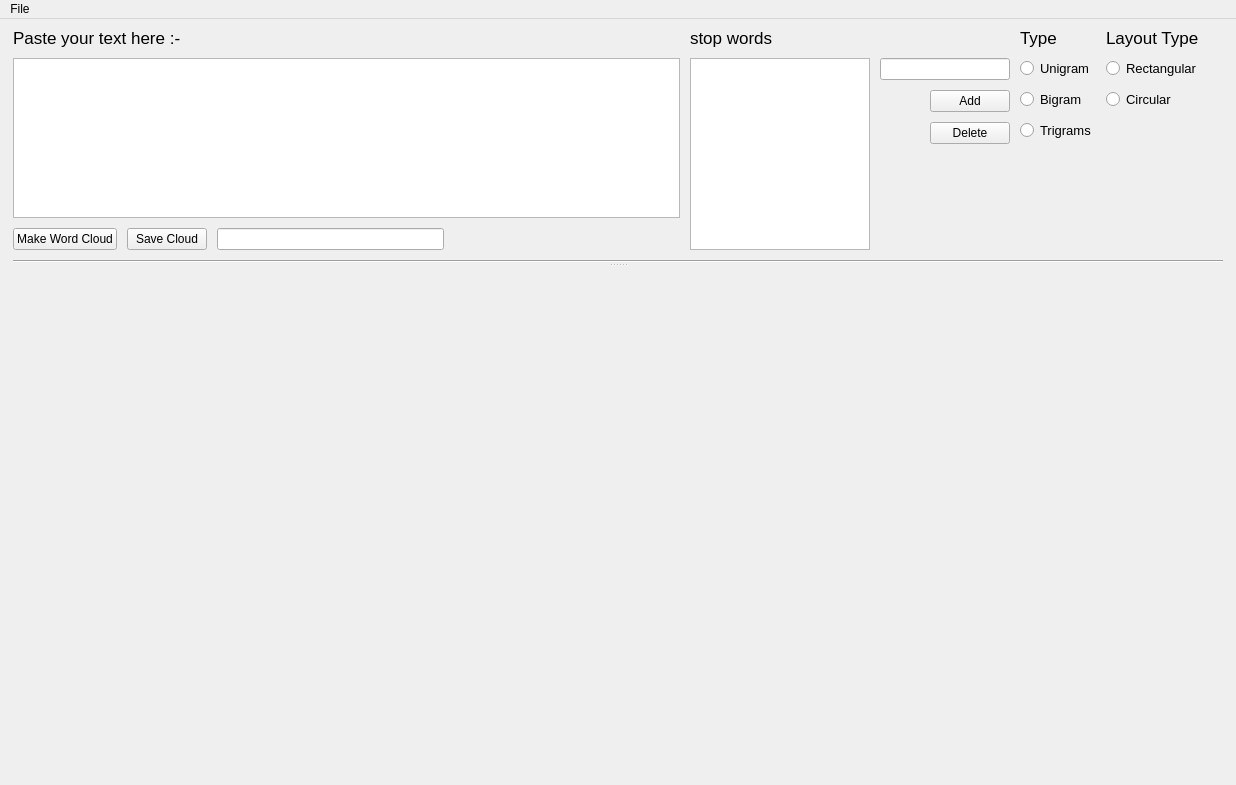
<?xml version="1.0" encoding="UTF-8"?>
<ui version="4.0">
 <class>MainWindow</class>
 <widget class="QMainWindow" name="MainWindow">
  <property name="geometry">
   <rect>
    <x>0</x>
    <y>0</y>
    <width>1236</width>
    <height>785</height>
   </rect>
  </property>
  <property name="minimumSize">
   <size>
    <width>1236</width>
    <height>648</height>
   </size>
  </property>
  <property name="windowTitle">
   <string>WordCloudGenerator</string>
  </property>
  <property name="windowIcon">
   <iconset resource="Icons.qrc">
    <normaloff>:/wordcloud/wc.png</normaloff>:/wordcloud/wc.png</iconset>
  </property>
  <widget class="QWidget" name="centralwidget">
   <layout class="QGridLayout" name="gridLayout">
    <item row="0" column="0">
     <widget class="QSplitter" name="splitter">
      <property name="orientation">
       <enum>Qt::Vertical</enum>
      </property>
      <property name="childrenCollapsible">
       <bool>false</bool>
      </property>
      <widget class="QWidget" name="layoutWidget">
       <layout class="QVBoxLayout" name="verticalLayout" stretch="0,0">
        <property name="spacing">
         <number>10</number>
        </property>
        <property name="sizeConstraint">
         <enum>QLayout::SetMaximumSize</enum>
        </property>
        <property name="leftMargin">
         <number>4</number>
        </property>
        <property name="rightMargin">
         <number>4</number>
        </property>
        <item>
         <layout class="QHBoxLayout" name="horizontalLayout">
          <property name="sizeConstraint">
           <enum>QLayout::SetDefaultConstraint</enum>
          </property>
          <item>
           <layout class="QGridLayout" name="gridLayout1">
            <property name="sizeConstraint">
             <enum>QLayout::SetFixedSize</enum>
            </property>
            <item row="0" column="0" colspan="4">
             <widget class="QLabel" name="label">
              <property name="sizePolicy">
               <sizepolicy hsizetype="Preferred" vsizetype="Fixed">
                <horstretch>0</horstretch>
                <verstretch>0</verstretch>
               </sizepolicy>
              </property>
              <property name="maximumSize">
               <size>
                <width>16777215</width>
                <height>25</height>
               </size>
              </property>
              <property name="font">
               <font>
                <pointsize>13</pointsize>
               </font>
              </property>
              <property name="text">
               <string>Paste your text here :-</string>
              </property>
             </widget>
            </item>
            <item row="3" column="0">
             <widget class="QPushButton" name="makeCloud">
              <property name="sizePolicy">
               <sizepolicy hsizetype="Fixed" vsizetype="Fixed">
                <horstretch>0</horstretch>
                <verstretch>0</verstretch>
               </sizepolicy>
              </property>
              <property name="maximumSize">
               <size>
                <width>16777215</width>
                <height>30</height>
               </size>
              </property>
              <property name="layoutDirection">
               <enum>Qt::LeftToRight</enum>
              </property>
              <property name="text">
               <string>Make Word Cloud</string>
              </property>
             </widget>
            </item>
            <item row="3" column="2">
             <widget class="QLineEdit" name="saveCLoudName"/>
            </item>
            <item row="3" column="3">
             <spacer name="horizontalSpacer_2">
              <property name="orientation">
               <enum>Qt::Horizontal</enum>
              </property>
              <property name="sizeHint" stdset="0">
               <size>
                <width>40</width>
                <height>20</height>
               </size>
              </property>
             </spacer>
            </item>
            <item row="3" column="1">
             <widget class="QPushButton" name="saveCloud">
              <property name="text">
               <string>Save Cloud</string>
              </property>
             </widget>
            </item>
            <item row="1" column="0" colspan="4">
             <widget class="QPlainTextEdit" name="textInput">
              <property name="maximumSize">
               <size>
                <width>10000</width>
                <height>400</height>
               </size>
              </property>
              <property name="layoutDirection">
               <enum>Qt::LeftToRight</enum>
              </property>
             </widget>
            </item>
           </layout>
          </item>
          <item>
           <layout class="QGridLayout" name="gridLayout2">
            <item row="0" column="0">
             <widget class="QLabel" name="label_3">
              <property name="sizePolicy">
               <sizepolicy hsizetype="Preferred" vsizetype="Fixed">
                <horstretch>0</horstretch>
                <verstretch>0</verstretch>
               </sizepolicy>
              </property>
              <property name="maximumSize">
               <size>
                <width>16777215</width>
                <height>30</height>
               </size>
              </property>
              <property name="font">
               <font>
                <pointsize>13</pointsize>
               </font>
              </property>
              <property name="text">
               <string>stop words</string>
              </property>
             </widget>
            </item>
            <item row="1" column="0">
             <layout class="QGridLayout" name="gridLayout_4">
              <item row="0" column="1">
               <layout class="QGridLayout" name="gridLayout_3">
                <item row="0" column="0" colspan="2">
                 <widget class="QLineEdit" name="stopWordInput">
                  <property name="enabled">
                   <bool>true</bool>
                  </property>
                  <property name="sizePolicy">
                   <sizepolicy hsizetype="Expanding" vsizetype="Fixed">
                    <horstretch>0</horstretch>
                    <verstretch>0</verstretch>
                   </sizepolicy>
                  </property>
                 </widget>
                </item>
                <item row="1" column="0">
                 <spacer name="horizontalSpacer">
                  <property name="orientation">
                   <enum>Qt::Horizontal</enum>
                  </property>
                  <property name="sizeType">
                   <enum>QSizePolicy::Fixed</enum>
                  </property>
                  <property name="sizeHint" stdset="0">
                   <size>
                    <width>40</width>
                    <height>20</height>
                   </size>
                  </property>
                 </spacer>
                </item>
                <item row="1" column="1">
                 <widget class="QPushButton" name="addStopWord">
                  <property name="text">
                   <string>Add</string>
                  </property>
                 </widget>
                </item>
                <item row="2" column="1">
                 <widget class="QPushButton" name="deleteStopWord">
                  <property name="text">
                   <string>Delete</string>
                  </property>
                 </widget>
                </item>
                <item row="3" column="1">
                 <spacer name="verticalSpacer_2">
                  <property name="orientation">
                   <enum>Qt::Vertical</enum>
                  </property>
                  <property name="sizeType">
                   <enum>QSizePolicy::Expanding</enum>
                  </property>
                  <property name="sizeHint" stdset="0">
                   <size>
                    <width>20</width>
                    <height>40</height>
                   </size>
                  </property>
                 </spacer>
                </item>
               </layout>
              </item>
              <item row="0" column="0">
               <widget class="QListWidget" name="stopWordList">
                <property name="sizePolicy">
                 <sizepolicy hsizetype="Fixed" vsizetype="Fixed">
                  <horstretch>0</horstretch>
                  <verstretch>0</verstretch>
                 </sizepolicy>
                </property>
                <property name="maximumSize">
                 <size>
                  <width>180</width>
                  <height>400</height>
                 </size>
                </property>
               </widget>
              </item>
             </layout>
            </item>
           </layout>
          </item>
          <item>
           <layout class="QGridLayout" name="gridLayout3">
            <item row="4" column="0">
             <spacer name="verticalSpacer_5">
              <property name="orientation">
               <enum>Qt::Vertical</enum>
              </property>
              <property name="sizeType">
               <enum>QSizePolicy::Expanding</enum>
              </property>
              <property name="sizeHint" stdset="0">
               <size>
                <width>74</width>
                <height>40</height>
               </size>
              </property>
             </spacer>
            </item>
            <item row="0" column="0">
             <widget class="QLabel" name="label_2">
              <property name="enabled">
               <bool>true</bool>
              </property>
              <property name="sizePolicy">
               <sizepolicy hsizetype="Preferred" vsizetype="Fixed">
                <horstretch>0</horstretch>
                <verstretch>0</verstretch>
               </sizepolicy>
              </property>
              <property name="font">
               <font>
                <pointsize>13</pointsize>
               </font>
              </property>
              <property name="text">
               <string>Type </string>
              </property>
             </widget>
            </item>
            <item row="3" column="0">
             <widget class="QRadioButton" name="trigramRB">
              <property name="font">
               <font>
                <pointsize>10</pointsize>
               </font>
              </property>
              <property name="text">
               <string>Trigrams</string>
              </property>
              <attribute name="buttonGroup">
               <string notr="true">buttonGroup</string>
              </attribute>
             </widget>
            </item>
            <item row="1" column="0">
             <widget class="QRadioButton" name="unigramRB">
              <property name="sizePolicy">
               <sizepolicy hsizetype="Preferred" vsizetype="Fixed">
                <horstretch>0</horstretch>
                <verstretch>0</verstretch>
               </sizepolicy>
              </property>
              <property name="font">
               <font>
                <pointsize>10</pointsize>
               </font>
              </property>
              <property name="text">
               <string>Unigram</string>
              </property>
              <attribute name="buttonGroup">
               <string notr="true">buttonGroup</string>
              </attribute>
             </widget>
            </item>
            <item row="2" column="0">
             <widget class="QRadioButton" name="bigramRB">
              <property name="font">
               <font>
                <pointsize>10</pointsize>
               </font>
              </property>
              <property name="text">
               <string>Bigram</string>
              </property>
              <attribute name="buttonGroup">
               <string notr="true">buttonGroup</string>
              </attribute>
             </widget>
            </item>
           </layout>
          </item>
          <item>
           <layout class="QGridLayout" name="gridLayout4">
            <item row="2" column="0">
             <widget class="QRadioButton" name="circularRB">
              <property name="font">
               <font>
                <pointsize>10</pointsize>
               </font>
              </property>
              <property name="text">
               <string>Circular</string>
              </property>
             </widget>
            </item>
            <item row="1" column="0">
             <widget class="QRadioButton" name="rectangularRB">
              <property name="font">
               <font>
                <pointsize>10</pointsize>
               </font>
              </property>
              <property name="text">
               <string>Rectangular</string>
              </property>
             </widget>
            </item>
            <item row="0" column="0">
             <widget class="QLabel" name="label_4">
              <property name="sizePolicy">
               <sizepolicy hsizetype="Fixed" vsizetype="Fixed">
                <horstretch>0</horstretch>
                <verstretch>0</verstretch>
               </sizepolicy>
              </property>
              <property name="font">
               <font>
                <pointsize>13</pointsize>
               </font>
              </property>
              <property name="text">
               <string>Layout Type</string>
              </property>
             </widget>
            </item>
            <item row="3" column="0">
             <spacer name="verticalSpacer">
              <property name="orientation">
               <enum>Qt::Vertical</enum>
              </property>
              <property name="sizeHint" stdset="0">
               <size>
                <width>117</width>
                <height>19</height>
               </size>
              </property>
             </spacer>
            </item>
           </layout>
          </item>
         </layout>
        </item>
        <item>
         <widget class="Line" name="line">
          <property name="font">
           <font>
            <pointsize>12</pointsize>
            <weight>75</weight>
            <bold>true</bold>
           </font>
          </property>
          <property name="orientation">
           <enum>Qt::Horizontal</enum>
          </property>
         </widget>
        </item>
       </layout>
      </widget>
      <widget class="MplWidget" name="mpl" native="true">
       <property name="sizePolicy">
        <sizepolicy hsizetype="Expanding" vsizetype="Expanding">
         <horstretch>0</horstretch>
         <verstretch>0</verstretch>
        </sizepolicy>
       </property>
       <property name="minimumSize">
        <size>
         <width>0</width>
         <height>600</height>
        </size>
       </property>
      </widget>
     </widget>
    </item>
   </layout>
  </widget>
  <widget class="QMenuBar" name="menubar">
   <property name="geometry">
    <rect>
     <x>0</x>
     <y>0</y>
     <width>1236</width>
     <height>26</height>
    </rect>
   </property>
   <widget class="QMenu" name="menuFile">
    <property name="title">
     <string>File</string>
    </property>
    <addaction name="actionOpen"/>
    <addaction name="actionExit"/>
   </widget>
   <addaction name="menuFile"/>
  </widget>
  <action name="actionOpen">
   <property name="text">
    <string>&amp;Open</string>
   </property>
  </action>
  <action name="actionExit">
   <property name="text">
    <string>Exit</string>
   </property>
  </action>
 </widget>
 <customwidgets>
  <customwidget>
   <class>MplWidget</class>
   <extends>QWidget</extends>
   <header>mplwidget</header>
   <container>1</container>
  </customwidget>
 </customwidgets>
 <resources>
  <include location="Icons.qrc"/>
 </resources>
 <connections/>
 <buttongroups>
  <buttongroup name="buttonGroup"/>
 </buttongroups>
</ui>
